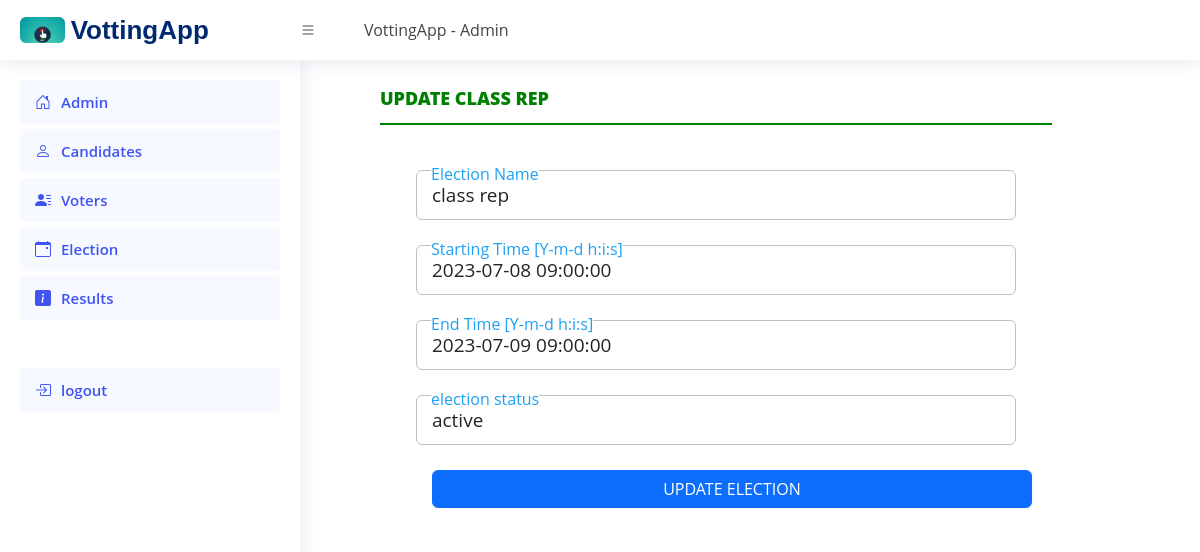
/admin/update.php?electionId=1234 (signed in), run on the app's committed database.
### tables this page shows
CREATE TABLE `election` (
  `election_id` int(25) NOT NULL,
  `election_title` varchar(200) NOT NULL,
  `starting_time` datetime NOT NULL,
  `ending_time` datetime NOT NULL,
  `election_status` text NOT NULL
);

### admin/update.php (the view, shortened to what this page needs)
<?php require_once "../controlers/adminLogin.php"; ?>
<?php
$id = $_GET['electionId'] ?? null;
$election_name="";
$status="";
$starting_time="";
$ending_time="";
if ($id) {
    $electionData = mysqli_query($conn, "SELECT * FROM election WHERE election_id = '$id'") or die(mysqli_error($conn));
    $fetch = mysqli_fetch_assoc($electionData);
    $election_name = $fetch['election_title'];
    $status = $fetch['election_status'];
    $starting_time = $fetch['starting_time'];
    $ending_time = $fetch['ending_time'];
} else{
    header("location: election.php");
}
?>
<!DOCTYPE html>
<html lang="en">
<head>
<?php include "layouts/header.php"?>
 </head>
<body>
  <?php include "layouts/nav-header.php";?>
  <?php include "layouts/aside-nav.php";?>
<main id="main" class="main">
<div class="modal-edit">
<div class="title">
    <div class="col-12 bg-white" >update <span><?php echo $election_name?></span></div>
    </div>
       <form action="election.php" method="post">
             <div class="input-field">
              <input type="text" value="<?php echo $election_name ?>" name="election_title" class="form-control" required/>
              <label>Election Name</label>
            </div>
            <div class="input-field">
              <input type="datetime" value="<?php echo $starting_time ?>" name="starting_time" class="form-control" required/>
              <label>Starting Time [Y-m-d h:i:s]</label>
            </div>
            <div class="input-field">
              <input type="datetime" value="<?php echo $ending_time ?>" name="ending_time" class="form-control" required/>
              <label>End Time [Y-m-d h:i:s]</label>
            </div>
            <div class="input-field">
              <input type="text" value="<?php echo $status ?>" name="status" class="form-control" required/>
              <label>election status</label>
            </div>
            <button type="submit" name="update-election" class="mx-3 add-election btn btn-primary w-100 mb-3">UPDATE ELECTION</button>
        </form>
          </div>
</main>
</body>
</html>

### assets/css/style.css (style rules this page uses)
:root { scroll-behavior: smooth; }
body { font-family: "Open Sans", sans-serif; background: #FFF; color: #444444; }
#main { margin-top: 60px; padding: 20px 30px; transition: all 0.3s; }
@media (min-width: 1200px) { #main, #footer { margin-left: 300px; } }

### assets/css/models.css (style rules this page uses)
.input-field, form .button { margin: 25px 0; position: relative; height: 50px; width: 100%; }
.input-field input { height: 100%; width: 100%; border: 1px solid silver; padding-left: 15px; outline: none; font-size: 19px; transition: .4s; }
.input-field label, span.show { position: absolute; top: 50%; transform: translateY(-50%); }
.input-field label { left: 15px; pointer-events: none; color: grey; font-size: 18px; transition: .4s; }
input:focus ~ label, input:valid ~ label { transform: translateY(-33px); background: white; font-size: 16px; color: #1DA1F2; }
.modal-edit { background: #fff; border-radius: 0.5rem; width: 90vw; height: 80%; max-width: 80%; top: 5px; left: 50px; display: grid; place-items: center; position: relative; }
.modal-edit .title { border-bottom: 2px solid green; width: 100%; height: 40px; margin-bottom: 20px; color: green; font-size: 18px; font-weight: 800; text-transform: uppercase; }
.modal-edit form { width: 600px; }

### data on the page
election: election_title "CLASS REP", election_title "class rep", starting_time "2023-07-08 09:00:00", ending_time "2023-07-09 09:00:00", status "active"
